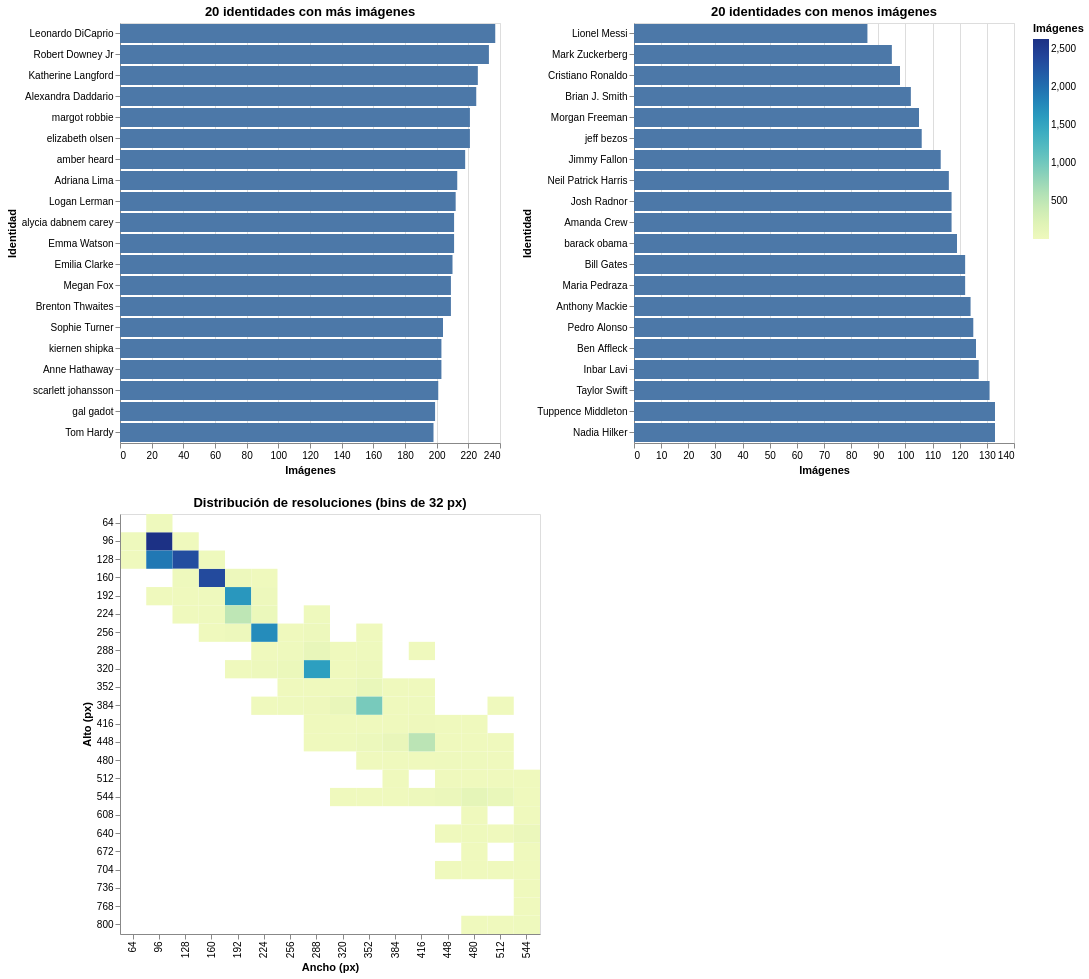

Notebook code for this chart:
### Code cell
# Estadísticas de resolución y relación de aspecto solicitadas en el punto 2.2.
resolution_stats = readable.select(
    pl.col("width").min().alias("width_min"),
    pl.col("width").median().alias("width_median"),
    pl.col("width").max().alias("width_max"),
    pl.col("height").min().alias("height_min"),
    pl.col("height").median().alias("height_median"),
    pl.col("height").max().alias("height_max"),
    pl.col("aspect_ratio").mean().round(3).alias("aspect_ratio_mean"),
    (
        (pl.col("width") < 112) | (pl.col("height") < 112)
    ).sum().alias("smaller_than_112px"),
 )
display(resolution_stats)

top_identities = identity_counts.head(20)
bottom_identities = identity_counts.tail(20).sort("image_count")

identity_chart = (
    alt.Chart(
        alt.InlineData(values=top_identities.to_dicts()),
        title="20 identidades con más imágenes",
    )
    .mark_bar()
    .encode(
        x=alt.X("image_count:Q", title="Imágenes"),
        y=alt.Y("identity:N", sort="-x", title="Identidad"),
        tooltip=["identity:N", "image_count:Q"],
    )
    .properties(width=380, height=420)
 )

bottom_identity_chart = (
    alt.Chart(
        alt.InlineData(values=bottom_identities.to_dicts()),
        title="20 identidades con menos imágenes",
    )
    .mark_bar()
    .encode(
        x=alt.X("image_count:Q", title="Imágenes"),
        y=alt.Y("identity:N", sort="x", title="Identidad"),
        tooltip=["identity:N", "image_count:Q"],
    )
    .properties(width=380, height=420)
 )

resolution_bins = (
    readable.with_columns(
        (pl.col("width") // 32 * 32).alias("width_bin"),
        (pl.col("height") // 32 * 32).alias("height_bin"),
    )
    .group_by(["width_bin", "height_bin"]).len()
    .rename({"len": "image_count"})
 )
resolution_chart = (
    alt.Chart(
        alt.InlineData(values=resolution_bins.to_dicts()),
        title="Distribución de resoluciones (bins de 32 px)",
    )
    .mark_rect()
    .encode(
        x=alt.X("width_bin:O", title="Ancho (px)"),
        y=alt.Y("height_bin:O", title="Alto (px)"),
        color=alt.Color("image_count:Q", title="Imágenes"),
        tooltip=["width_bin:Q", "height_bin:Q", "image_count:Q"],
    )
    .properties(width=420, height=420)
 )

display((identity_chart | bottom_identity_chart) & resolution_chart)

### Figure 1 — Vega-Lite specification as saved in the notebook (floating-point values rounded to 4 significant figures)
{"config": {"view": {"continuousWidth": 300, "continuousHeight": 300}}, "vconcat": [{"hconcat": [{"data": {"name": "data-bab431f9f261318a5d704e7d2609b12a"}, "mark": {"type": "bar"}, "encoding": {"tooltip": [{"field": "identity", "type": "nominal"}, {"field": "image_count", "type": "quantitative"}], "x": {"field": "image_count", "title": "Imágenes", "type": "quantitative"}, "y": {"field": "identity", "sort": "-x", "title": "Identidad", "type": "nominal"}}, "height": 420, "title": "20 identidades con más imágenes", "width": 380}, {"data": {"name": "data-eb26d05e235381f99831df112ba90a35"}, "mark": {"type": "bar"}, "encoding": {"tooltip": [{"field": "identity", "type": "nominal"}, {"field": "image_count", "type": "quantitative"}], "x": {"field": "image_count", "title": "Imágenes", "type": "quantitative"}, "y": {"field": "identity", "sort": "x", "title": "Identidad", "type": "nominal"}}, "height": 420, "title": "20 identidades con menos imágenes", "width": 380}]}, {"data": {"name": "data-3ce18287c789be32e07a036979c3931e"}, "mark": {"type": "rect"}, "encoding": {"color": {"field": "image_count", "title": "Imágenes", "type": "quantitative"}, "tooltip": [{"field": "width_bin", "type": "quantitative"}, {"field": "height_bin", "type": "quantitative"}, {"field": "image_count", "type": "quantitative"}], "x": {"field": "width_bin", "title": "Ancho (px)", "type": "ordinal"}, "y": {"field": "height_bin", "title": "Alto (px)", "type": "ordinal"}}, "height": 420, "title": "Distribución de resoluciones (bins de 32 px)", "width": 420}], "$schema": "https://vega.github.io/schema/vega-lite/v6.4.1.json", "datasets": {"data-bab431f9f261318a5d704e7d2609b12a": [{"identity": "Leonardo DiCaprio", "image_count": 237}, {"identity": "Robert Downey Jr", "image_count": 233}, {"identity": "Katherine Langford", "image_count": 226}, {"identity": "Alexandra Daddario", "image_count": 225}, {"identity": "margot robbie", "image_count": 221}, {"identity": "elizabeth olsen", "image_count": 221}, {"identity": "amber heard", "image_count": 218}, {"identity": "Adriana Lima", "image_count": 213}, {"identity": "Logan Lerman", "image_count": 212}, {"identity": "alycia dabnem carey", "image_count": 211}, {"identity": "Emma Watson", "image_count": 211}, {"identity": "Emilia Clarke", "image_count": 210}, {"identity": "Megan Fox", "image_count": 209}, {"identity": "Brenton Thwaites", "image_count": 209}, {"identity": "Sophie Turner", "image_count": 204}, {"identity": "kiernen shipka", "image_count": 203}, {"identity": "Anne Hathaway", "image_count": 203}, {"identity": "scarlett johansson", "image_count": 201}, {"identity": "gal gadot", "image_count": 199}, {"identity": "Tom Hardy", "image_count": 198}], "data-eb26d05e235381f99831df112ba90a35": [{"identity": "Lionel Messi", "image_count": 86}, {"identity": "Mark Zuckerberg", "image_count": 95}, {"identity": "Cristiano Ronaldo", "image_count": 98}, {"identity": "Brian J. Smith", "image_count": 102}, {"identity": "Morgan Freeman", "image_count": 105}, {"identity": "jeff bezos", "image_count": 106}, {"identity": "Jimmy Fallon", "image_count": 113}, {"identity": "Neil Patrick Harris", "image_count": 116}, {"identity": "Josh Radnor", "image_count": 117}, {"identity": "Amanda Crew", "image_count": 117}, {"identity": "barack obama", "image_count": 119}, {"identity": "Bill Gates", "image_count": 122}, {"identity": "Maria Pedraza", "image_count": 122}, {"identity": "Anthony Mackie", "image_count": 124}, {"identity": "Pedro Alonso", "image_count": 125}, {"identity": "Ben Affleck", "image_count": 126}, {"identity": "Inbar Lavi", "image_count": 127}, {"identity": "Taylor Swift", "image_count": 131}, {"identity": "Tuppence Middleton", "image_count": 133}, {"identity": "Nadia Hilker", "image_count": 133}], "data-3ce18287c789be32e07a036979c3931e": [{"width_bin": 512, "height_bin": 640, "image_count": 4}, {"width_bin": 384, "height_bin": 544, "image_count": 7}, {"width_bin": 544, "height_bin": 512, "image_count": 3}, {"width_bin": 128, "height_bin": 192, "image_count": 2}, {"width_bin": 288, "height_bin": 256, "image_count": 29}, {"width_bin": 416, "height_bin": 480, "image_count": 2}, {"width_bin": 544, "height_bin": 736, "image_count": 1}, {"width_bin": 288, "height_bin": 320, "image_count": 1567}, {"width_bin": 352, "height_bin": 352, "image_count": 75}, {"width_bin": 160, "height_bin": 256, "image_count": 6}, {"width_bin": 384, "height_bin": 512, "image_count": 1}, {"width_bin": 192, "height_bin": 192, "image_count": 1645}, {"width_bin": 64, "height_bin": 96, "image_count": 13}, {"width_bin": 448, "height_bin": 544, "image_count": 52}, {"width_bin": 384, "height_bin": 416, "image_count": 5}, {"width_bin": 192, "height_bin": 160, "image_count": 22}, {"width_bin": 224, "height_bin": 224, "image_count": 47}, {"width_bin": 352, "height_bin": 288, "image_count": 13}, {"width_bin": 512, "height_bin": 512, "image_count": 3}, {"width_bin": 256, "height_bin": 352, "image_count": 3}, {"width_bin": 224, "height_bin": 288, "image_count": 3}, {"width_bin": 96, "height_bin": 96, "image_count": 2627}, {"width_bin": 352, "height_bin": 480, "image_count": 2}, {"width_bin": 480, "height_bin": 608, "image_count": 3}, {"width_bin": 544, "height_bin": 544, "image_count": 4}, {"width_bin": 448, "height_bin": 480, "image_count": 10}, {"width_bin": 384, "height_bin": 352, "image_count": 3}, {"width_bin": 256, "height_bin": 384, "image_count": 8}, {"width_bin": 96, "height_bin": 64, "image_count": 8}, {"width_bin": 128, "height_bin": 96, "image_count": 5}, {"width_bin": 448, "height_bin": 512, "image_count": 3}, {"width_bin": 288, "height_bin": 416, "image_count": 2}, {"width_bin": 480, "height_bin": 672, "image_count": 1}, {"width_bin": 320, "height_bin": 384, "image_count": 84}, {"width_bin": 352, "height_bin": 448, "image_count": 35}, {"width_bin": 160, "height_bin": 224, "image_count": 12}, {"width_bin": 480, "height_bin": 512, "image_count": 4}, {"width_bin": 64, "height_bin": 128, "image_count": 3}, {"width_bin": 352, "height_bin": 384, "image_count": 962}, {"width_bin": 288, "height_bin": 352, "image_count": 1}, {"width_bin": 192, "height_bin": 320, "image_count": 4}, {"width_bin": 352, "height_bin": 544, "image_count": 3}, {"width_bin": 544, "height_bin": 768, "image_count": 6}, {"width_bin": 416, "height_bin": 544, "image_count": 28}, {"width_bin": 544, "height_bin": 608, "image_count": 7}, {"width_bin": 480, "height_bin": 800, "image_count": 1}, {"width_bin": 160, "height_bin": 160, "image_count": 2340}, {"width_bin": 544, "height_bin": 704, "image_count": 1}, {"width_bin": 256, "height_bin": 288, "image_count": 9}, {"width_bin": 160, "height_bin": 192, "image_count": 15}, {"width_bin": 384, "height_bin": 480, "image_count": 1}, {"width_bin": 512, "height_bin": 384, "image_count": 1}, {"width_bin": 128, "height_bin": 128, "image_count": 2308}, {"width_bin": 512, "height_bin": 704, "image_count": 1}, {"width_bin": 544, "height_bin": 672, "image_count": 1}, {"width_bin": 352, "height_bin": 416, "image_count": 4}, {"width_bin": 416, "height_bin": 384, "image_count": 11}, {"width_bin": 384, "height_bin": 384, "image_count": 2}, {"width_bin": 544, "height_bin": 800, "image_count": 14}, {"width_bin": 192, "height_bin": 256, "image_count": 24}, {"width_bin": 384, "height_bin": 448, "image_count": 84}, {"width_bin": 320, "height_bin": 352, "image_count": 11}, {"width_bin": 96, "height_bin": 192, "image_count": 1}, {"width_bin": 512, "height_bin": 480, "image_count": 5}, {"width_bin": 448, "height_bin": 448, "image_count": 3}, {"width_bin": 352, "height_bin": 256, "image_count": 2}, {"width_bin": 416, "height_bin": 288, "image_count": 1}, {"width_bin": 512, "height_bin": 448, "image_count": 2}, {"width_bin": 288, "height_bin": 384, "image_count": 20}, {"width_bin": 224, "height_bin": 192, "image_count": 25}, {"width_bin": 480, "height_bin": 448, "image_count": 5}, {"width_bin": 352, "height_bin": 320, "image_count": 28}, {"width_bin": 416, "height_bin": 416, "image_count": 20}, {"width_bin": 160, "height_bin": 128, "image_count": 9}, {"width_bin": 256, "height_bin": 256, "image_count": 3}, {"width_bin": 320, "height_bin": 544, "image_count": 1}, {"width_bin": 320, "height_bin": 448, "image_count": 15}, {"width_bin": 512, "height_bin": 544, "image_count": 80}, {"width_bin": 416, "height_bin": 448, "image_count": 536}, {"width_bin": 224, "height_bin": 160, "image_count": 1}, {"width_bin": 288, "height_bin": 448, "image_count": 6}, {"width_bin": 128, "height_bin": 160, "image_count": 15}, {"width_bin": 320, "height_bin": 416, "image_count": 1}, {"width_bin": 320, "height_bin": 320, "image_count": 7}, {"width_bin": 512, "height_bin": 800, "image_count": 1}, {"width_bin": 544, "height_bin": 640, "image_count": 54}, {"width_bin": 224, "height_bin": 256, "image_count": 1743}, {"width_bin": 96, "height_bin": 128, "image_count": 1921}, {"width_bin": 480, "height_bin": 480, "image_count": 13}, {"width_bin": 224, "height_bin": 384, "image_count": 1}, {"width_bin": 128, "height_bin": 224, "image_count": 1}, {"width_bin": 480, "height_bin": 544, "image_count": 135}, {"width_bin": 256, "height_bin": 320, "image_count": 50}, {"width_bin": 224, "height_bin": 320, "image_count": 26}, {"width_bin": 288, "height_bin": 224, "image_count": 8}, {"width_bin": 448, "height_bin": 640, "image_count": 3}, {"width_bin": 480, "height_bin": 704, "image_count": 1}, {"width_bin": 480, "height_bin": 416, "image_count": 1}, {"width_bin": 448, "height_bin": 416, "image_count": 1}, {"width_bin": 192, "height_bin": 224, "image_count": 514}, {"width_bin": 288, "height_bin": 288, "image_count": 90}, {"width_bin": 480, "height_bin": 640, "image_count": 17}, {"width_bin": 416, "height_bin": 352, "image_count": 6}, {"width_bin": 320, "height_bin": 288, "image_count": 5}, {"width_bin": 448, "height_bin": 704, "image_count": 1}]}}
